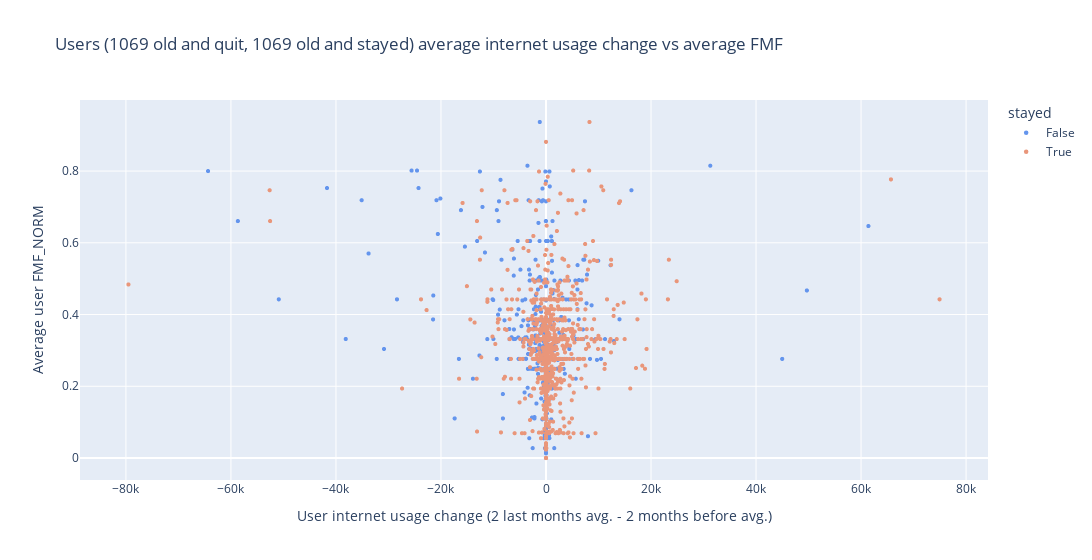

The notebook cell this image was saved under:
### Markdown cell above
Apibendrinimo vizualizacijos

### Code cell
stayed_df = agg_user_smaple_df[agg_user_smaple_df['stayed']]
quit_df = agg_user_smaple_df[~agg_user_smaple_df['stayed']]
print(f"Vidutinis duomenų suvartojimo skirtumas. Paskutinių {N_MONTHS} mėnesių vidurkis lyginant su t-{N_MONTHS} {N_MONTHS} mėnesių vidurkiu.\n Likę klientai: {stayed_df[f'diff_in_{N_MONTHS}month_avgs'].mean()} \n Išėję klientai: {quit_df[f'diff_in_{N_MONTHS}month_avgs'].mean()}")
print(f"\nVidutinė FMF_NORM reikšmė.\n Likę klientai: {stayed_df['avg_fmf'].mean()} \n Išėję klientai: {quit_df[f'avg_fmf'].mean()}")

df_cut_to_plot = agg_user_smaple_df[(agg_user_smaple_df[f'diff_in_{N_MONTHS}month_avgs'].between(-80000,80000))]
print(f"\nVaizduojami {len(df_cut_to_plot)} klientai iš {len(agg_user_smaple_df)}")

fig = px.scatter(
        df_cut_to_plot, 
        x=f'diff_in_{N_MONTHS}month_avgs',
        y='avg_fmf', 
        color ='stayed',
        color_discrete_sequence={True:'darksalmon', False:'cornflowerblue'},
        title=f'Users ({len(stayed_df)} old and quit, {len(quit_df)} old and stayed) average internet usage change vs average FMF',
        width=1100
    ).update_layout(
        yaxis_title="Average user FMF_NORM",
        xaxis_title=f"User internet usage change ({N_MONTHS} last months avg. - {N_MONTHS} months before avg.)",
    ).update_traces(marker={'size': 4.5}
)

fig.show()

### Figure 1 — Plotly figure (JSON) as saved in the notebook; plotly's stock layout.template omitted (floating-point values rounded to 4 significant figures; data arrays with more than 128 entries replaced by an {"elided": "..."} marker saying what was removed)
{"data": [{"hovertemplate": "stayed=False<br>diff_in_2month_avgs=%{x}<br>avg_fmf=%{y}<extra></extra>", "legendgroup": "False", "marker": {"color": "cornflowerblue", "size": 4.5, "symbol": "circle"}, "mode": "markers", "name": "False", "showlegend": true, "type": "scattergl", "x": {"elided": "1065 float values"}, "xaxis": "x", "y": {"elided": "1065 float values"}, "yaxis": "y"}, {"hovertemplate": "stayed=True<br>diff_in_2month_avgs=%{x}<br>avg_fmf=%{y}<extra></extra>", "legendgroup": "True", "marker": {"color": "darksalmon", "size": 4.5, "symbol": "circle"}, "mode": "markers", "name": "True", "showlegend": true, "type": "scattergl", "x": {"elided": "1067 float values"}, "xaxis": "x", "y": {"elided": "1067 float values"}, "yaxis": "y"}], "layout": {"legend": {"title": {"text": "stayed"}, "tracegroupgap": 0}, "title": {"text": "Users (1069 old and quit, 1069 old and stayed) average internet usage change vs average FMF"}, "width": 1100, "xaxis": {"anchor": "y", "domain": [0, 1], "title": {"text": "User internet usage change (2 last months avg. - 2 months before avg.)"}}, "yaxis": {"anchor": "x", "domain": [0, 1], "title": {"text": "Average user FMF_NORM"}}}}
